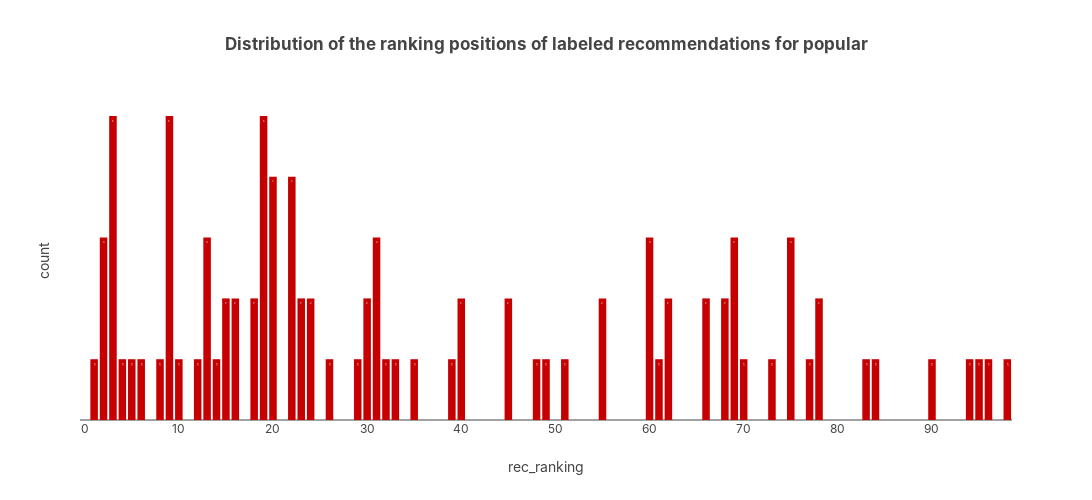

Notebook code for this chart:
### Code cell
_df = popular_recs_target.loc[lambda df: df['rating_rank'].eq(1) & df['rec_ranking'].lt(101)]
plot_rec_ranking_histogram(_df, 'popular')

### Figure 1 — Plotly figure (JSON) as saved in the notebook; plotly's stock layout.template omitted (floating-point values rounded to 4 significant figures)
{"data": [{"alignmentgroup": "True", "hovertemplate": "rec_ranking=%{x}<br>count=%{y}<extra></extra>", "legendgroup": "", "marker": {"color": "#c60000", "pattern": {"shape": ""}}, "name": "", "offsetgroup": "", "orientation": "v", "showlegend": false, "textposition": "auto", "texttemplate": "%{y}", "type": "bar", "x": [0, 1, 2, 3, 4, 5, 6, 7, 8, 9, 10, 11, 12, 13, 14, 15, 16, 17, 18, 19, 20, 21, 22, 23, 24, 25, 26, 27, 28, 29, 30, 31, 32, 33, 34, 35, 36, 37, 38, 39, 40, 41, 42, 43, 44, 45, 46, 47, 48, 49, 50, 51, 52, 53, 54, 55, 56, 57, 58, 59, 60, 61, 62, 63, 64, 65, 66, 67, 68, 69, 70, 71, 72, 73, 74, 75, 76, 77, 78, 79, 80, 81, 82, 83, 84, 85, 86, 87, 88, 89, 90, 91, 92, 93, 94, 95, 96, 97, 98], "xaxis": "x", "y": [0, 1, 3, 5, 1, 1, 1, 0, 1, 5, 1, 0, 1, 3, 1, 2, 2, 0, 2, 5, 4, 0, 4, 2, 2, 0, 1, 0, 0, 1, 2, 3, 1, 1, 0, 1, 0, 0, 0, 1, 2, 0, 0, 0, 0, 2, 0, 0, 1, 1, 0, 1, 0, 0, 0, 2, 0, 0, 0, 0, 3, 1, 2, 0, 0, 0, 2, 0, 2, 3, 1, 0, 0, 1, 0, 3, 0, 1, 2, 0, 0, 0, 0, 1, 1, 0, 0, 0, 0, 0, 1, 0, 0, 0, 1, 1, 1, 0, 1], "yaxis": "y"}], "layout": {"barmode": "relative", "height": 500, "legend": {"tracegroupgap": 0}, "title": {"text": "Distribution of the ranking positions of labeled recommendations for popular"}, "width": 1300, "xaxis": {"anchor": "y", "autorange": true, "domain": [0, 1], "range": [-0.5, 98.5], "title": {"text": "rec_ranking"}, "type": "linear"}, "yaxis": {"anchor": "x", "autorange": true, "domain": [0, 1], "range": [0, 5.263], "title": {"text": "count"}, "type": "linear"}}}
